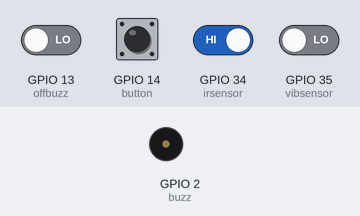
Bench run of a sketch on a simulated ESP32. Parts: buzzer (waves = sounding, pin HIGH). The inputs (shaded band) are chosen by the test bench; at power-on: GPIO 34 (irsensor) HIGH, GPIO 13 (offbuzz), GPIO 14 (button), GPIO 35 (vibsensor) LOW. WiFi joins after 1.5 s; servers stay silent unless stated.

Above: at 3.0 s.
3.1 s: GPIO 35 (vibsensor) driven HIGH
At 4.3 s:
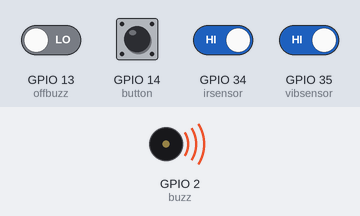
5.3 s: GPIO 13 (offbuzz) driven HIGH
At 7.0 s:
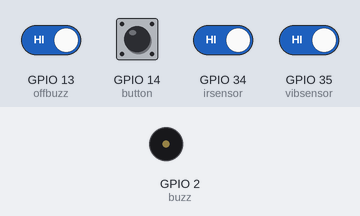
7.3 s: GPIO 13 (offbuzz) driven LOW
At 8.5 s:
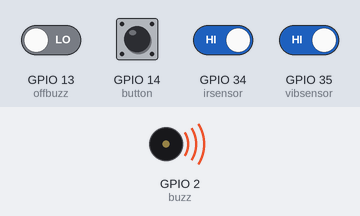
Timing chart, 0 to 10.3 s (numbered marks = the images above; inputs shaded):
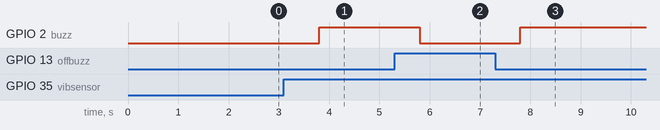

Measured:
- after the input at 3.1 s, GPIO 2 (buzz): LOW → HIGH after 0.70 s
- after the input at 5.3 s, GPIO 2 (buzz): HIGH → LOW after 0.50 s
- after the input at 7.3 s, GPIO 2 (buzz): LOW → HIGH after 0.50 s

The sketch:

smart_iot_drop_off_and_pick_up_parcel.ino
```cpp
#define BLYNK_TEMPLATE_ID           "TMPLqAUp7TUb"
#define BLYNK_DEVICE_NAME           "smart iot drop off and pick up parcel"
#define BLYNK_AUTH_TOKEN            "a6Cko-lYewNANpNpuROIWyiu3waeuDnN"

// Comment this out to disable prints and save space
#define BLYNK_PRINT Serial


#include <WiFi.h>
#include <WiFiClient.h>
#include <BlynkSimpleEsp32.h>

int state = 0;

int buzz = 2;
int button = 14;
int offbuzz = 13;
int irsensor = 34;
int vibsensor = 35;

int valuebutton = 0;
int valueirsensor = 0;
int valuevibsensor = 0;
int valueoffbuzz = 0;

char auth[] = BLYNK_AUTH_TOKEN;

// Your WiFi credentials.
// Set password to "" for open networks.
char ssid[] = "HUAWEI P20";
char pass[] = "nafza9494";

BlynkTimer timer;

// This function sends Arduino's up time every second to Virtual Pin (5).
// In the app, Widget's reading frequency should be set to PUSH. This means
// that you define how often to send data to Blynk App.

void myTimerEvent()
{
  valueirsensor = digitalRead(irsensor);
  valuevibsensor = digitalRead(vibsensor);
  valueoffbuzz = digitalRead(offbuzz);

  if ( valuevibsensor == HIGH ){ //sensor npn
    digitalWrite(buzz, HIGH);
  }

  if (valueoffbuzz == HIGH){
    digitalWrite(buzz, LOW);
    }

  Blynk.virtualWrite(V0, valueirsensor);
}

void setup()
{
  // Debug console
  Serial.begin(115200);
  pinMode(button, INPUT);
  pinMode(vibsensor, INPUT);
  pinMode (buzz, OUTPUT);

  Blynk.begin(auth, ssid, pass);
  // You can also specify server:
  //Blynk.begin(auth, ssid, pass, "blynk.cloud", 80);
  //Blynk.begin(auth, ssid, pass, IPAddress(192,168,1,100), 8080);

  // Setup a function to be called every second
  timer.setInterval(1000L, myTimerEvent);
}

void loop()
{
  Blynk.run();
  timer.run(); // Initiates BlynkTimer
  valuebutton = digitalRead(button); // 0 1 , 0 1023, 0 255 = LOW HIGH
  if (valuebutton == HIGH){
    notification();
  }
}

void notification()
{
  if (state == 0){
  Blynk.logEvent("notification", "barang sampai sila buka lock");
  state = 1;
  }
}
```
